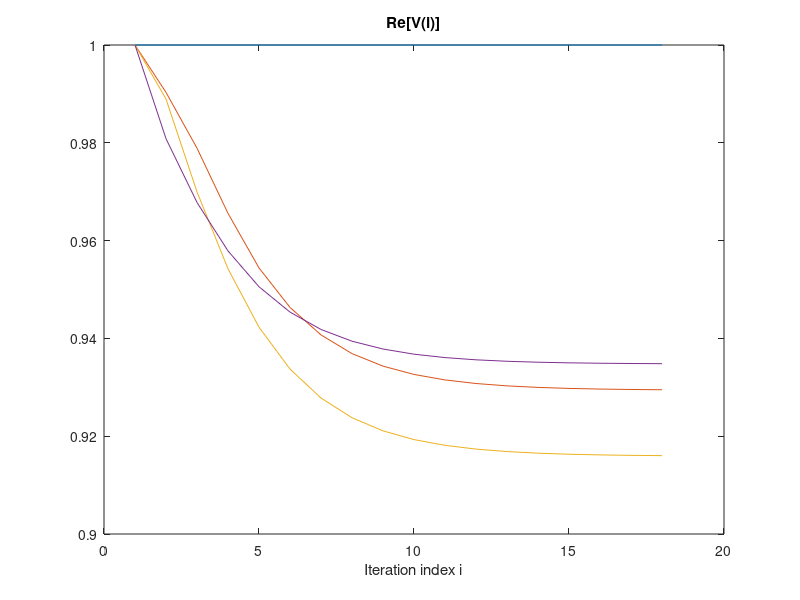
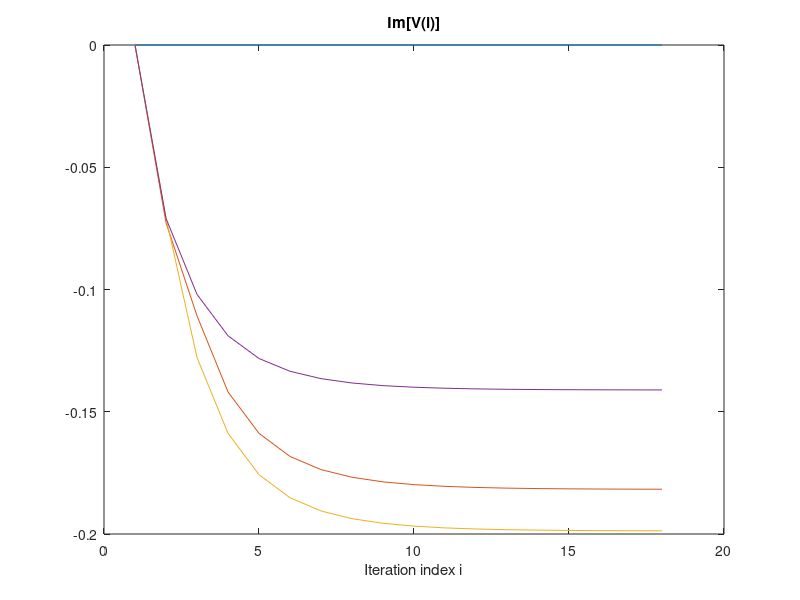
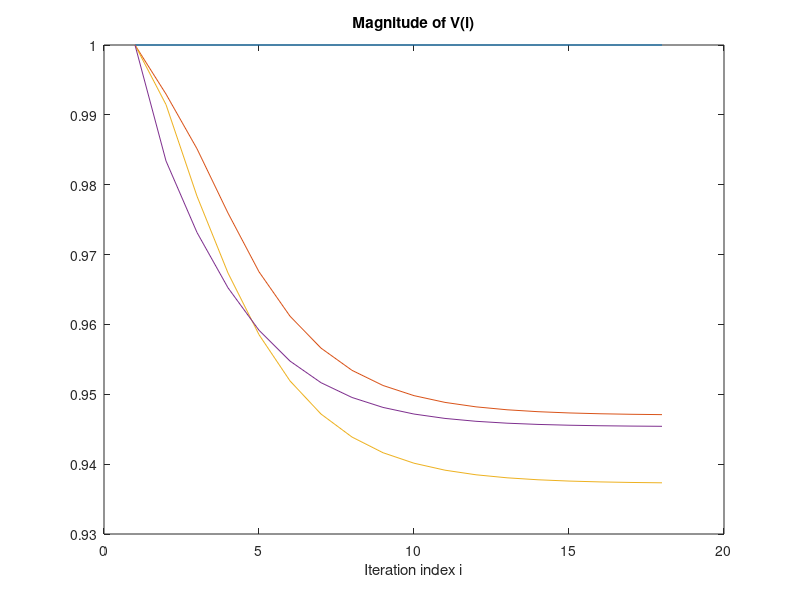
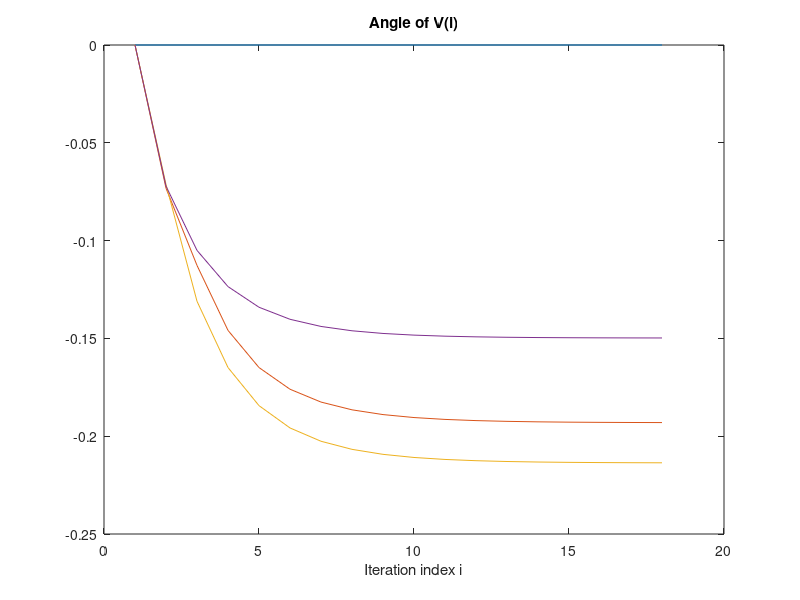

Reproduce these figures in MATLAB, in order.
% EE 4753/EE 5243 Analysis of Power Systems - N. Gatsis
% Gauss-Seidel on an N-bus network; general code applied to N=4 example
% Bus 1 is slack bus; buses 2, 3, ..., N are PQ buses

N=4;

P=[0; -0.8; -0.6; -0.5]; % P(1) will be found at the end
Q=[0; -0.1; -0.1; -0.2]; % Q(1) will be found at the end
V=zeros(N,1); % Vector of voltages for N buses
              % V(1) will be constant; 
              % V(2:N) will be computed in each iteration
V1=1+0i;
V(1)=V1;

% Series admittances (1 is connected to 2, 2 to 3, 3 to 4, 4 to 1)
y12=0.04-5i; % series admittance of line (1,2)
y23=0.05-6i; 
y34=0.056-8.66i; % series admittance of line (3,4)
y14=0.06-7i;

% Define the bus admittance matrix
Y=[y12+y14       -y12         0        -y14;
    -y12        y12+y23     -y23         0;
    0            -y23       y23+y34     -y34;           
    -y14           0          -y34       y14+y34];


V(2:N)=1+0i; % initilization: flat start

maxIter=150; % Maximum number of iterations allowed
vIter=zeros(N,maxIter+1); % Matrix to save my iterates
vIter(:,1)=V; % Save the initialization
tol=1e-4; % Desired relative error between two successive iterates
Vtemp=zeros(N,1); % Vector to save the voltages before they are changed
                  % It is needed for checking the convergence criterion
ind=1; % iteration index
while (ind<=maxIter)&&(max(abs(V-Vtemp))>=tol),
    %ind
    Vtemp=V; % Save previous voltages and start the iteration
    for n=2:N,
        V(n)=(1/Y(n,n))*((P(n)-(Q(n)*1i))/(V(n)')-...
            Y(n,[1:(n-1),(n+1):N])*V([1:(n-1),(n+1):N]));
        fprintf('Iteration %i, Updated Bus %i\n', ind, n);
%        keyboard  % This will pause execution and return to keyboard 
                   % so you can examine the value of different variables
                   % (see help for 'keyboard' command)
                   % Type 'dbcont' to continue execution 
                   % Type 'dbquit' to exit execution
    end
    ind=ind+1; % advance iteration index
    vIter(:,ind) = V; % save the latest iterate
end

S1=V(1)*(Y(1,:)*V)';
P1=real(S1);
Q1=imag(S1);

figure(1)
plot(real(vIter(:,1:ind))') % Plot the real part of the voltage iterates
title('Re[V(i)]')
xlabel('Iteration index i')
figure(2)
plot(imag(vIter(:,1:ind))') % Plot the imaginary part of the voltage iterates
title('Im[V(i)]')
xlabel('Iteration index i')
figure(3)
plot(sqrt(conj(vIter(:,1:ind)).*vIter(:,1:ind))') % Plot the magnitude 
title('Magnitude of V(i)') 
xlabel('Iteration index i')
figure(4)
plot(atan2(imag(vIter(:,1:ind))',real(vIter(:,1:ind))')) % Plot the phase
title('Angle of V(i)')
xlabel('Iteration index i')

